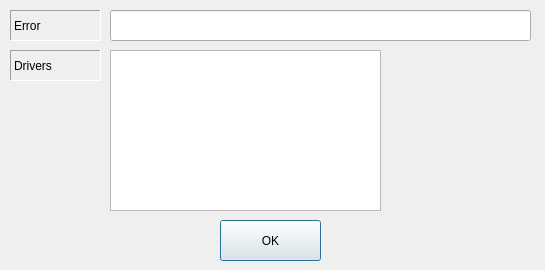
<?xml version="1.0" encoding="UTF-8"?>
<ui version="4.0">
 <class>ErrorDatabaseDialog</class>
 <widget class="QDialog" name="ErrorDatabaseDialog">
  <property name="geometry">
   <rect>
    <x>0</x>
    <y>0</y>
    <width>545</width>
    <height>270</height>
   </rect>
  </property>
  <property name="windowTitle">
   <string>Error : Database</string>
  </property>
  <widget class="QLabel" name="label">
   <property name="geometry">
    <rect>
     <x>10</x>
     <y>10</y>
     <width>91</width>
     <height>31</height>
    </rect>
   </property>
   <property name="frameShape">
    <enum>QFrame::Panel</enum>
   </property>
   <property name="frameShadow">
    <enum>QFrame::Sunken</enum>
   </property>
   <property name="text">
    <string>Error</string>
   </property>
  </widget>
  <widget class="QLabel" name="label_2">
   <property name="geometry">
    <rect>
     <x>10</x>
     <y>50</y>
     <width>91</width>
     <height>31</height>
    </rect>
   </property>
   <property name="frameShape">
    <enum>QFrame::Panel</enum>
   </property>
   <property name="frameShadow">
    <enum>QFrame::Sunken</enum>
   </property>
   <property name="text">
    <string>Drivers</string>
   </property>
  </widget>
  <widget class="QListWidget" name="listWidgetDrivers">
   <property name="geometry">
    <rect>
     <x>110</x>
     <y>50</y>
     <width>271</width>
     <height>161</height>
    </rect>
   </property>
  </widget>
  <widget class="QLineEdit" name="lineEditErrorMessage">
   <property name="geometry">
    <rect>
     <x>110</x>
     <y>10</y>
     <width>421</width>
     <height>31</height>
    </rect>
   </property>
   <property name="readOnly">
    <bool>true</bool>
   </property>
  </widget>
  <widget class="QPushButton" name="pushButtonOK">
   <property name="geometry">
    <rect>
     <x>220</x>
     <y>220</y>
     <width>101</width>
     <height>41</height>
    </rect>
   </property>
   <property name="text">
    <string>OK</string>
   </property>
  </widget>
 </widget>
 <resources/>
 <connections/>
</ui>
